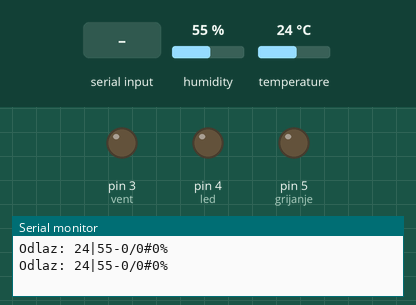
Simulated run of this sketch. Board: Arduino Mega 2560, built with avr-gcc and run on an emulated ATmega2560. On the bench: output pins drawn as LEDs (lit = HIGH), the last lines printed to the serial monitor. Inputs (shaded band) come from the test bench; at power-on: humidity 55 %, temperature 24 °C.

Above: at 4.3 s.
4.4 s: "FIRST|" received over the second serial link
At 11.1 s:
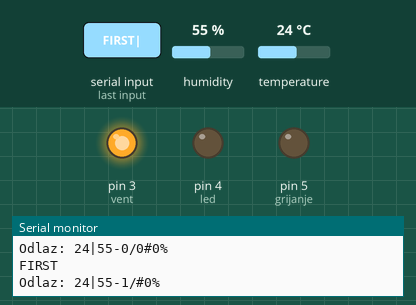
11.6 s: "LIGHT|" received over the second serial link
16.1 s: "0|" received over the second serial link
Timing chart, 0 to 19.1 s (numbered marks = the images above; inputs shaded):
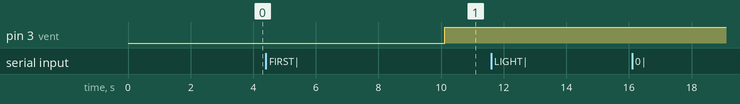

The sketch:

Mega.ino
```cpp
#include <SoftwareSerial.h>
#include <SimpleDHT.h>

const int dht = 2, vent = 3, led = 4, grijanje = 5;
const String d_temp = "|", d_vla = "-", d_ven = "/", d_ras = "#", d_grijanje = "%";

String input_rasv = "0", output_rasv = "";
String stanje_vent = "", stanje_grijanja = "";
String output_msg = "";

int temperatura, vlaga;
int TH_vent_t = 25, TH_heat_t = 18;

SoftwareSerial MEGA(11,10);
SimpleDHT11 dht11(dht);

void setup() {
  Serial.begin(9600);
  MEGA.begin(4800);
  pinMode(vent, OUTPUT);
  pinMode(led, OUTPUT);
  pinMode(grijanje, OUTPUT);
}

void loop() {
  String msg_name = "";

  while(MEGA.available() > 0){
    if(MEGA.overflow()){
      Serial.println("Owerflov podataka!");
    }else{
      msg_name = MEGA.readStringUntil('|');
      Serial.println(msg_name);

      if(msg_name == "FIRST"){
        TH_heat_t = MEGA.readStringUntil('%').toInt();
        TH_vent_t = MEGA.readStringUntil('/').toInt();
        input_rasv = MEGA.readStringUntil('#');
      }else if (msg_name == "LIGHT"){
        if(input_rasv == "0"){
          input_rasv ="1";
        }else if(input_rasv == "1"){
          input_rasv = "0";
        }
      }else if(msg_name == "VENT"){
        TH_vent_t =  MEGA.readStringUntil('/').toInt();
      }else if (msg_name == "HEAT"){
        TH_heat_t =  MEGA.readStringUntil('/').toInt();
      }
    }
  }

  DHT_podaci();
  stanje_vent = Ventilator();
  stanje_grijanja = Grijanje();
  output_rasv = Rasvjeta();

  output_msg = temperatura + d_temp + vlaga + d_vla + stanje_vent + d_ven + output_rasv + d_ras + stanje_grijanja + d_grijanje;

  Serial.print("Odlaz: ");
  Serial.println(output_msg);
  MEGA.print(output_msg);
  delay(3500);
}

void DHT_podaci(){
  byte t = 0, v = 0;
  dht11.read(&t, &v, NULL);
  temperatura = (int)t;
  vlaga = (int)v;
}

String Ventilator(){
  String text = "";
  if (temperatura >= TH_vent_t){
    text = "1";
    digitalWrite(vent,HIGH);
  }else{
    text = "0";
    digitalWrite(vent,LOW);
  }
  return text;
}

String Rasvjeta(){
    String text = "";
    if (input_rasv == "1"){
      text = "1";
      digitalWrite(led,HIGH);
    }else if (input_rasv == "0"){
      text = "0";
      digitalWrite(led,LOW);
    }
    return text;
}

String Grijanje(){
    String text = "";
    if (temperatura <= TH_heat_t){
      text = "1";
      digitalWrite(grijanje, HIGH);
    }else{
      text = "0";
      digitalWrite(grijanje, LOW);
    }
    return text;
}
```

Measured:
- after the input at 4.4 s, pin 3 (vent): LOW → HIGH after 5.7 s
